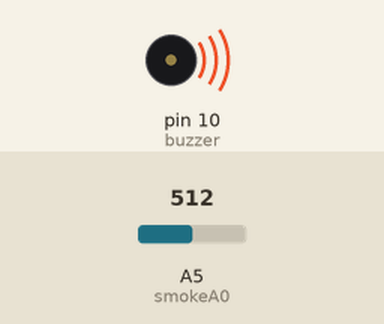
Recording of a sketch running on a simulated Arduino Uno, built with avr-gcc and run on an emulated ATmega328P. Parts: buzzer (waves = sounding). Inputs (shaded band) come from the test bench; at power-on: A5 (smokeA0) = 512. What the sketch prints to the serial monitor is not drawn.

Above: at 0.85 s.
1.6 s: A5 (smokeA0) set to 418
5.1 s: A5 (smokeA0) set to 387
At 6.1 s:
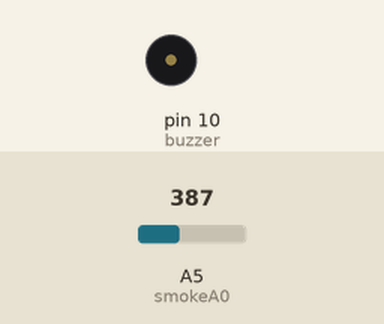
6.7 s: A5 (smokeA0) set to 410
At 8.1 s:
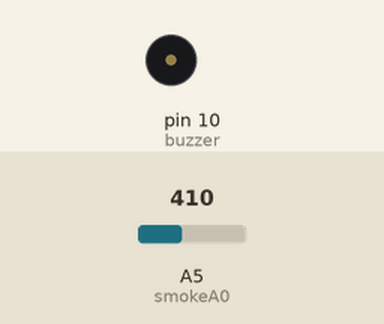
10.2 s: A5 (smokeA0) set to 390
At 10.6 s:
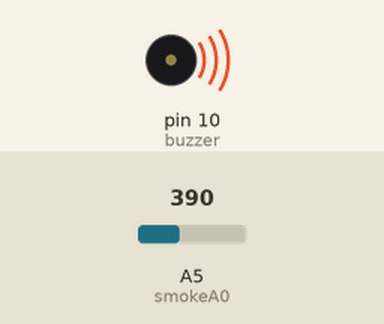
Timing chart, 0 to 13.0 s (numbered marks = the images above; inputs shaded):
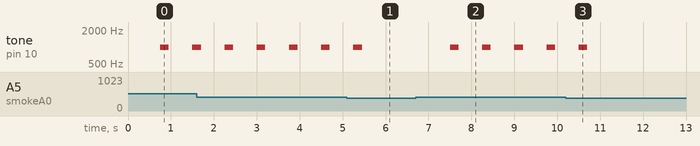

Measured:
- the behaviour switches between 401 and 400 on A5 (smokeA0) (found by bisection; images 0 and 1)
- after the input at 5.1 s, tone on pin 10 (buzzer): goes on until 5.5 s, then stays silent
- after the input at 6.7 s, tone on pin 10 (buzzer): alternates 1000 Hz for 0.20 s and silent for 0.55 s, starting after 0.80 s
- after the input at 10.2 s, tone on pin 10 (buzzer): goes on until 10.7 s, then stays silent
- by itself, tone on pin 10 (buzzer): alternates 1000 Hz for 0.20 s and silent for 0.55 s

The sketch:

mq2_test.ino
```cpp
/*******

 All the resources for this project:
 https://www.hackster.io/Aritro

*******/

int redLed = 12;
int greenLed = 11;
int buzzer = 10;
int smokeA0 = A5;
// Your threshold value
int sensorThres = 400;

void setup() {
  //pinMode(redLed, OUTPUT);
  //pinMode(greenLed, OUTPUT);
  //pinMode(buzzer, OUTPUT);
  pinMode(smokeA0, INPUT);
  Serial.begin(9600);
}

void loop() {
  int analogSensor = analogRead(smokeA0);
  delay(750);
  //Serial.print("Pin A0: ");
  Serial.print(analogSensor);
  // Checks if it has reached the threshold value
  if (analogSensor > sensorThres)
  {
    digitalWrite(redLed, HIGH);
    digitalWrite(greenLed, LOW);
    tone(buzzer, 1000, 200);
  }
}
```
